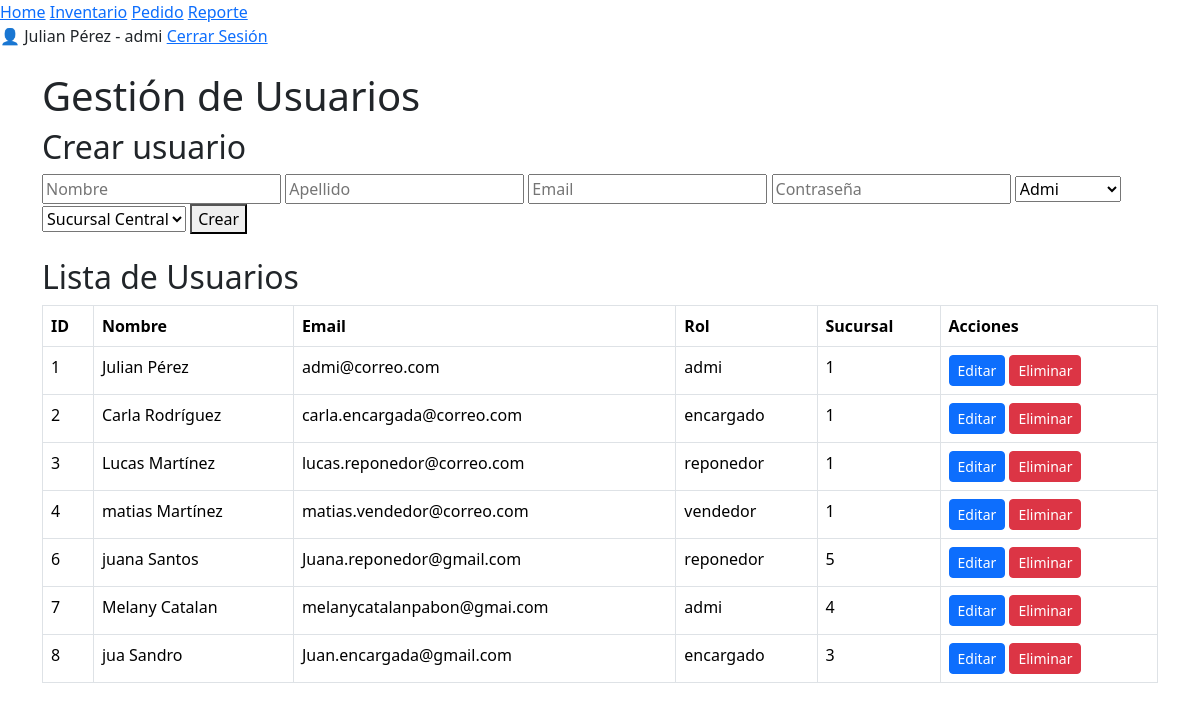
Screenshot of /gestion_usuarios (signed in) with the database file from the repository.
### tables this page shows
CREATE TABLE usuario(
                id INTEGER PRIMARY KEY AUTOINCREMENT,
                nombre VARCHAR(40),
                apellido VARCHAR(40),
                email VARCHAR(100),
                contrasena VARCHAR(50),
                rol VARCHAR(50),
                sucursal_id INTEGER,
                FOREIGN KEY (sucursal_id) REFERENCES sucursal(id) ON DELETE CASCADE
            );

### app.py (the view)
@app.route("/gestion_usuarios")
def gestion_usuario():
    if "rol" not in session:
        return redirect(url_for("login"))
    if session["rol"] != "admi":
        return "Acceso denegado.", 403
    db = Connexion("database.db")
    usuarios = db.mostrar_usuarios()
    sucursales = db.mostrar_sucursales()
    db.conexion.close()  # cerrar al final
    return render_template("usuarios.html",
                            usuarioNombre=session["nombre"],
                            usuarioApellido=session["apellido"],
                            usuarioRol=session["rol"],
                            usuarios=usuarios,
                            sucursales=sucursales)

### base_de_datos/mi_conexion.py (called while the page is built)
    def mostrar_sucursales(self):
        self.cursor.execute("SELECT * FROM sucursal")
        return self.cursor.fetchall()

    def mostrar_usuarios(self):
        self.cursor.execute("SELECT * FROM usuario")
        return self.cursor.fetchall()

### templates/usuarios.html (shortened to what this page needs)
<!DOCTYPE html>
<html lang="en">
<head>
    <link rel="stylesheet"
        href="https://cdn.jsdelivr.net/npm/bootstrap@5.3.2/dist/css/bootstrap.min.css">
</head>
<body>
<header>
    <nav>
        <a href="{{url_for('panel_principal')}}">Home</a>
        {% if usuarioRol!='vendedor' %}
        <a href="{{url_for('gestion_inventario')}}">Inventario</a>
        {% endif %}
        {% if usuarioRol!='vendedor' and usuarioRol!='reponedor' %}
        <a href="{{url_for('gestion_pedidos')}}">Pedido</a>
        {% endif %}
        {% if usuarioRol!='reponedor' and usuarioRol!='vendedor' %}
        <a href="{{url_for('reportes')}}">Reporte</a>
        {% endif %}
    </nav>
    <div id="user-section">
        <span>👤 {{ usuarioNombre }} {{usuarioApellido}} - {{usuarioRol}}</span>
        <a href="{{ url_for('logout') }}" class="boton">Cerrar Sesión</a>
    </div>
</header>
<main class="container mt-4">
    <h1>Gestión de Usuarios</h1>
    <h2>Crear usuario</h2>
    <form action="{{ url_for('crear_usuario') }}" method="POST" class="mb-4">
        <input type="text" name="nombre" placeholder="Nombre" required>
        <input type="text" name="apellido" placeholder="Apellido" required>
        <input type="email" name="email" placeholder="Email" required>
        <input type="password" name="contrasena" placeholder="Contraseña" required>
        <select name="rol" required>
            <option value="admi">Admi</option>
        </select>
        <select name="sucursal_id" required>
            {% for s in sucursales %}
            <option value="{{ s[0] }}">{{ s[1] }}</option>
            {% endfor %}
        </select>
        <button type="submit">Crear</button>
    </form>
    <h2>Lista de Usuarios</h2>
    <table class="table table-bordered">
        <tr>
            <th>ID</th>
            <th>Nombre</th>
            <th>Email</th>
            <th>Rol</th>
            <th>Sucursal</th>
            <th>Acciones</th>
        </tr>
        {% for u in usuarios %}
        <tr>
            <td>{{ u[0] }}</td>
            <td>{{ u[1] }} {{ u[2] }}</td>
            <td>{{ u[3] }}</td>
            <td>{{ u[5] }}</td>
            <td>{{ u[6] }}</td>
            <td>
                <button class="btn btn-primary btn-sm"
                        onclick="abrirModalUsuario({{ u[0] }}, '{{ u[1] }}', '{{ u[2] }}', '{{ u[3] }}', '{{ u[5] }}', {{ u[6] }})">
                    Editar
                </button>
                <a href="{{ url_for('eliminar_usuario', id=u[0]) }}"
                   onclick="return confirm('¿Eliminar usuario?')"
                   class="btn btn-danger btn-sm">
                   Eliminar
                </a>
            </td>
        </tr>
        {% endfor %}
    </table>
</main>

### rows the page displays
usuario: nombre "Julian", apellido "Pérez", id "1", email "admi@correo.com", rol "admi", sucursal "1"
usuario: id "2", nombre "Carla", apellido "Rodríguez", email "carla.encargada@correo.com", rol "encargado", sucursal "1"
usuario: id "3", nombre "Lucas", apellido "Martínez", email "lucas.reponedor@correo.com", rol "reponedor", sucursal "1"
usuario: id "4", nombre "matias", apellido "Martínez", email "matias.vendedor@correo.com", rol "vendedor", sucursal "1"
usuario: id "6", nombre "juana", apellido "Santos", email "Juana.reponedor@gmail.com", rol "reponedor", sucursal "5"
usuario: id "7", nombre "Melany", apellido "Catalan", email "melanycatalanpabon@gmai.com", rol "admi", sucursal "4"
usuario: id "8", nombre "jua", apellido "Sandro", email "Juan.encargada@gmail.com", rol "encargado", sucursal "3"

### other values shown
{{ usuarioRol }} "admi"
form field sucursal_id "Sucursal Central"
